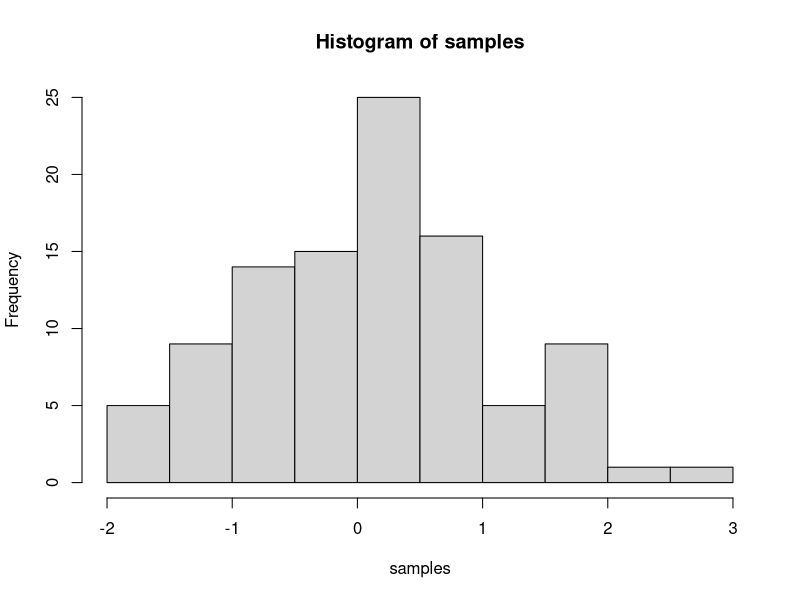

The R source for this figure:
## ---- chunk 1
samples <- rnorm(100, mean=0, sd=1)
hist(samples)
